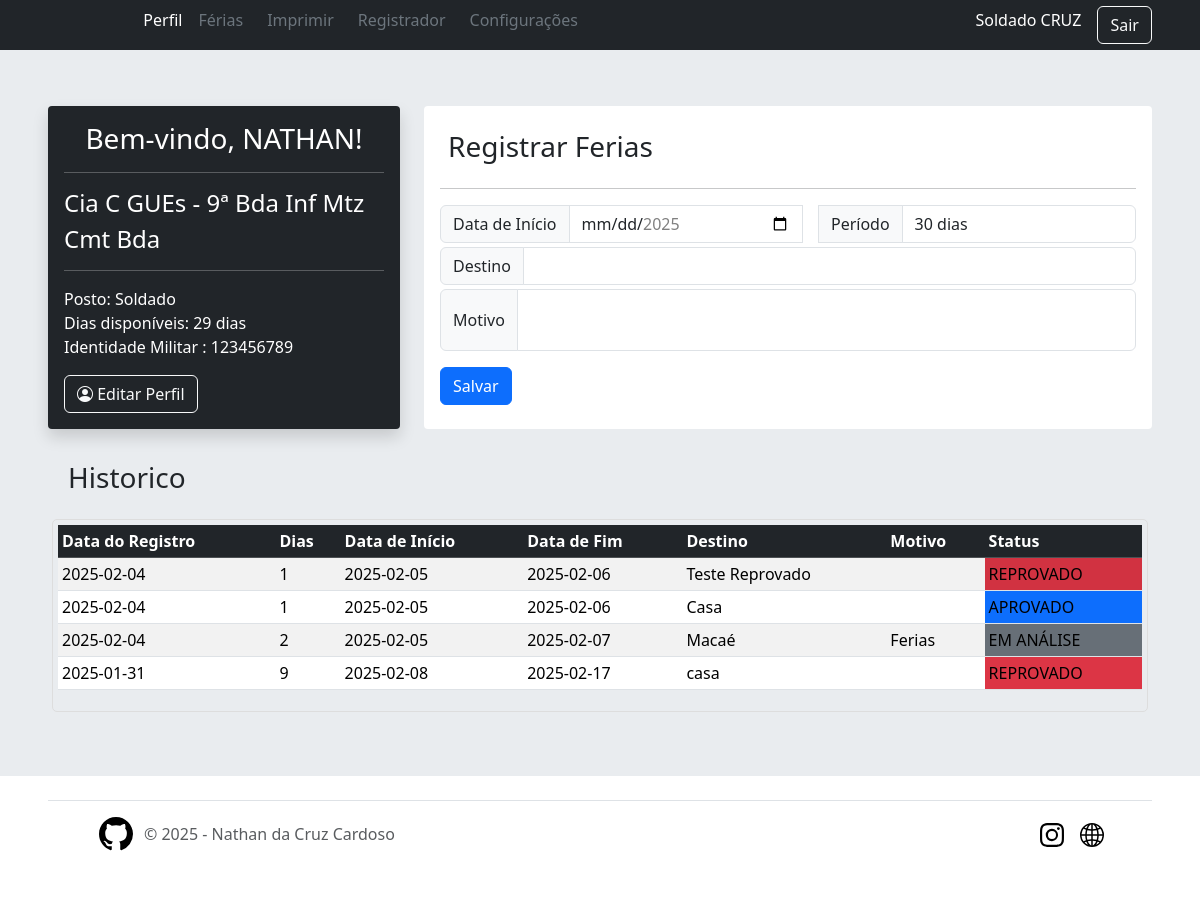
The app's page /user/ (signed in), older data.
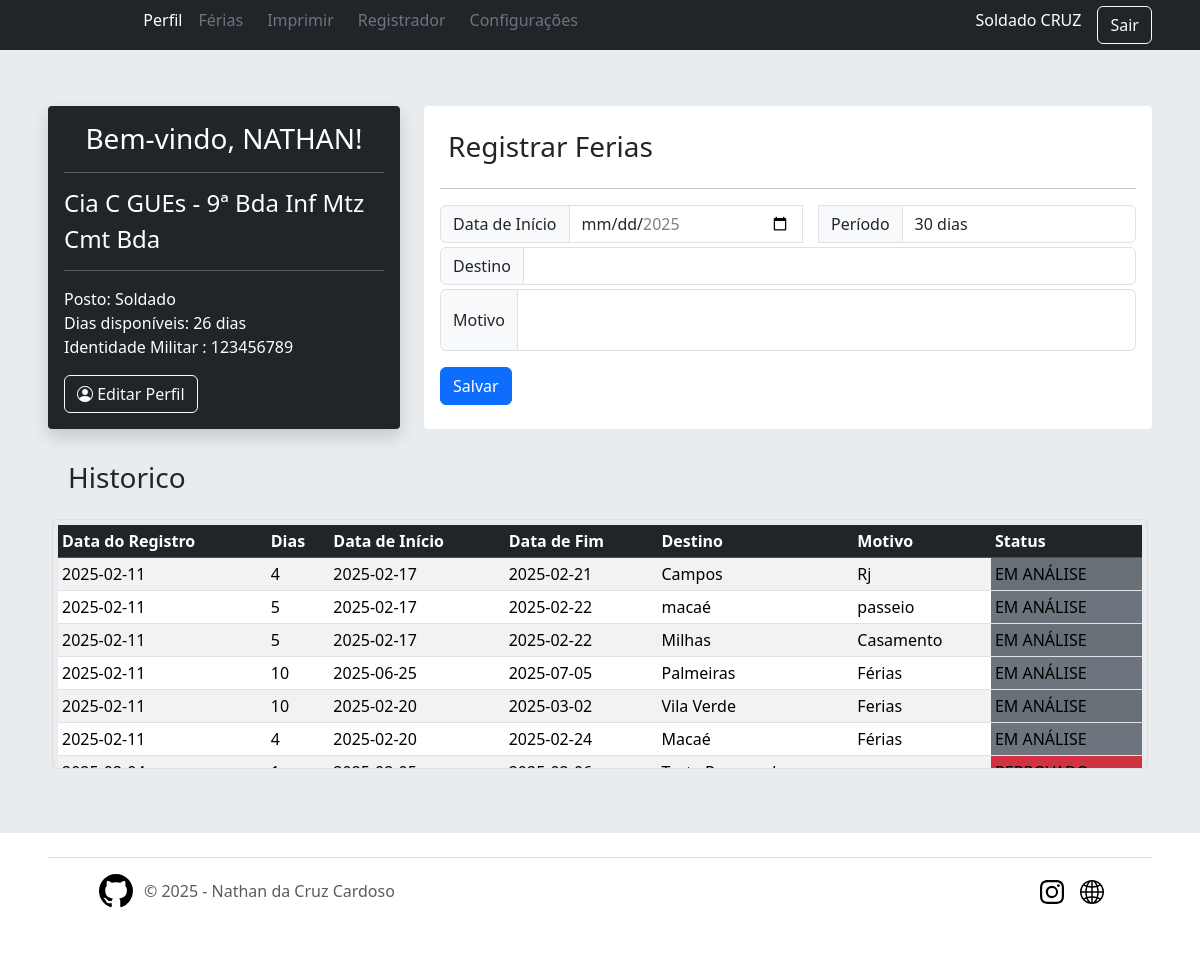
The same page, newer data.
### app/models/tables.py (models this page shows, shortened)
class Patente(db.Model):
    __tablename__ = 'patentes'
    id = db.Column(db.Integer, primary_key=True)
    abrev = db.Column(db.String(50), nullable=False)
    posto = db.Column(db.String(50), nullable=False)
    users = db.relationship("User",  back_populates='patente')

class User(db.Model, UserMixin):
    __tablename__ = "users"
    id = db.Column(db.Integer, primary_key=True, nullable=False)
    username = db.Column(db.String(30), nullable=False)
    password = db.Column(db.String(255), nullable=False)  # Aumentando o tamanho para suporte a hash
    military_id = db.Column(db.String(30), unique=True, nullable=False)
    nome_completo = db.Column(db.String(30), unique=True, nullable=False)
    nome_guerra = db.Column(db.String(30), nullable=False)
    data_nascimento = db.Column(db.Date, nullable=False)
    nivel = db.Column(db.Integer, nullable=False, default=0)
    dias_disp = db.Column(db.Integer, nullable=False)
    email = db.Column(db.String(30), unique=True, nullable=False)
    telefone = db.Column(db.String(30), unique=True, nullable=False)
    fg_secao_id = db.Column(db.Integer, db.ForeignKey('secoes.id'), nullable=False)
    fg_organization_id = db.Column(db.Integer, db.ForeignKey('organizacoes.id'), nullable=False)
    fg_patente_id = db.Column(db.Integer, db.ForeignKey('patentes.id'), nullable=False)
    patente = db.relationship("Patente",  back_populates='users')
    organizacao = db.relationship("Organizacao",  back_populates='users')
    secao = db.relationship("Secao",  back_populates='users')
    ferias = db.relationship("Vacation",  back_populates='user')

class Organizacao(db.Model):
    __tablename__ = 'organizacoes'
    id = db.Column(db.Integer, primary_key=True)
    abrev = db.Column(db.String(50), nullable=False)
    name = db.Column(db.String(100), nullable=False)
    users = db.relationship("User",  back_populates='organizacao')

class Secao(db.Model):
    __tablename__ = 'secoes'
    id = db.Column(db.Integer, primary_key=True)
    section = db.Column(db.String(50), nullable=False)
    email = db.Column(db.String(100), nullable=False)
    users = db.relationship("User",  back_populates='secao')

class Vacation(db.Model):
    __tablename__ = "vacations"
    id = db.Column(db.Integer, primary_key=True, nullable=False)
    data_inicio = db.Column(db.Date, nullable=False)
    data_fim = db.Column(db.Date, nullable=False)
    data_registro = db.Column(db.Date, nullable=False)
    data_retorno = db.Column(db.Date, nullable=False)
    destino = db.Column(db.String(30), nullable=False)
    motivo = db.Column(db.String(255))
    dias = db.Column(db.Integer, nullable=False)
    fg_users_id = db.Column(db.Integer, db.ForeignKey('users.id'), nullable=False)
    fg_states_id = db.Column(db.Integer, db.ForeignKey('states.id'), nullable=False)
    user = db.relationship("User", back_populates='ferias')
    state = db.relationship("State", back_populates='ferias')

class State(db.Model):
    __tablename__ = 'states'
    id = db.Column(db.Integer, primary_key=True)
    abrev = db.Column(db.String(50), nullable=False)
    desc = db.Column(db.String(50), nullable=False)
    ferias = db.relationship("Vacation", back_populates='state')

### app/routes/user.py (the view, shortened to what this page needs)
@user_bp.route('/', methods=['GET', 'POST'])
def home():
    my_vacations = Vacation.query.filter_by(fg_users_id=current_user.id).order_by(Vacation.id.desc()).all()
    form = VacationForm()
    return render_template("user/home.html", form=form, ferias=my_vacations)

### app/models/forms.py (shortened to what this page needs)
class VacationForm(FlaskForm):
    periodo_dias = [('1', '30 dias'), ('2', '25 dias'), ('3', '20 dias'), ('4', '15 dias'), ('4', '10 dias'),('4', '5 dias')]
    data_inicio = DateField(
        "Data de Início",
        format='%Y-%m-%d',
        validators=[DataRequired()],
        render_kw={
            'min': (date.today() + timedelta(days=1)).strftime('%Y-%m-%d'),
            'max': date(date.today().year, 12, 31).strftime('%Y-%m-%d')
        }
    )
    periodo = SelectField("Período", choices=periodo_dias, validators=[DataRequired()])
    destino = StringField("Destino", validators=[DataRequired()])
    motivo = TextAreaField("Motivo")
    detalhes = StringField("Detalhes")
    submit = SubmitField('Salvar')

### app/controllers/home.py (called while the page is built)
@lm.user_loader
def load_user(user_id):
    return User.query.get(int(user_id))

### app/routes/user.py (called while the page is built)
@user_bp.before_request
@login_required
def require_login():
    pass

### app/templates/user/home.html (shortened to what this page needs)
{% extends 'layouts/base.html' %}
{% block content %}
<div class="row">
    <div class="col-lg-4">
        <div class="text-bg-dark bg-dark p-3 rounded-1 shadow">
            <h3 class="text-center">Bem-vindo, {{ current_user.nome_completo.split(' ')[0] }}!</h3>
            <hr>
            <h4>{{ current_user.organizacao.name }}</h4>
            <h4>{{ current_user.secao.section }}</h4>
            <hr>
            <p>
                Posto: {{ current_user.patente.posto }} <br>
                Dias disponíveis: {{ current_user.dias_disp }} dias <br>
                Identidade Militar : {{ current_user.military_id }}
            </p>
            <a href="{{ url_for('user.profile') }}" class="btn btn-outline-light"><i class="bi bi-person-circle"></i> Editar Perfil</a>
        </div>
    </div>
    <div class="col-lg-8 mt-lg-0 mt-2">
        <div class="bg-white p-3 rounded-1 h-100 ">
        {% if current_user.dias_disp > 0 %}
            <form action="{{ url_for('user.home') }}" method="post">
                <h1 class="h3 p-2">Registrar Ferias</h1>
                <hr>
                <div class="input-group">
                    {{ form.data_inicio.label(class="input-group-text") }}
                    {{ form.data_inicio(class="form-control", id="data-inicio") }}
                    {{ form.periodo.label(class="input-group-text") }}
                    {{ form.periodo(class="form-control", id="periodo") }}
                </div>
                <div class="input-group my-1 ">
                    <label for="destino" class="input-group-text">Destino</label>
                    {{ form.destino(class="form-control", id="destino") }}
                </div>
                <div class="input-group my-1 ">
                    {{ form.motivo.label(class="input-group-text") }}
                    {{ form.motivo(class="form-control", maxlength="250", style="resize: none;") }}
                </div>
                <div class="">
                    {{ form.submit(class="btn btn-primary") }}
                </div>
                {% else %}
                <div class="text-center">
                    <h1 class="h3 p-2 text-bg-warning text-white"> <strong>Aviso:</strong></h1>
                    <h1 class="text-info text-black pt-lg-5 pt-3 h1"> <i class="bi bi-calendar-x"></i> <br> <strong> Seus dias de dispensa terminaram! </strong></h1>
                </div>
                {% endif %}
            </form>
        </div>
    </div>
    <div class="col-12 p-3">
        <h3 class=" p-3">Historico</h3>
            <div style="max-height: 250px; overflow-y: auto; border: 1px solid #ddd; border-radius: 5px; padding: 5px;">
                <table class="table table-sm table-striped">
                    <thead class="table-dark">
                        <tr>
                            <th>Data do Registro</th>
                            <th>Dias</th>
                            <th>Data de Início</th>
                            <th>Data de Fim</th>
                            <th>Destino</th>
                            <th>Motivo</th>
                            <th>Status</th>
                        </tr>
                    </thead>
                    <tbody>
                        {% for f in ferias %}
                        <tr>
                            <td>{{ f.data_registro }}</td>
                            <td>{{ f.dias }}</td>
                            <td>{{ f.data_inicio }}</td>
                            <td>{{ f.data_fim }}</td>
                            <td>{{ f.destino }}</td>
                            <td>{{ f.motivo }}</td>
                            {% if f.state.id == 1 %}
                                <td class="bg-secondary">{{ f.state.desc }}</td>
                                {% elif f.state.id == 2 %}
                                <td class="bg-primary">{{ f.state.desc }}</td>
                                {% elif f.state.id == 3 %}
                                <td class="bg-danger">{{ f.state.desc }}</td>
                                {% elif f.state.id == 4 %}
                                <td class="bg-success">{{ f.state.desc }}</td>
                                {% elif f.state.id == 5 %}
                                <td class="bg-warning">{{ f.state.desc }}</td>
                                {% elif f.state.id == 6 %}
                                <td class="bg-secondary">{{ f.state.desc }}</td>
                                {% endif %}
                        </tr>
                        {% endfor %}
                    </tbody>
                </table>
            </div>
    </div>
</div>
{% endblock %}

### app/templates/layouts/base.html (shortened to what this page needs)
<!DOCTYPE html>
<html lang="pt-br">
<head>
    <link href="https://cdn.jsdelivr.net/npm/bootstrap@5/dist/css/bootstrap.min.css" rel="stylesheet">
    <link href="{{ url_for('static', filename = 'css/sticky-footer.css')}}" rel="stylesheet" >
    <link href="{{ url_for('static', filename = 'css/sign-in.css')}}" rel="stylesheet" >
    <link rel="stylesheet" href="https://cdn.jsdelivr.net/npm/bootstrap-icons@1/font/bootstrap-icons.css">
</head>
    <body class="d-flex flex-column min-vh-100">
            {% include "shared/header.html" %}
            {% include "shared/flashes.html" %}
            <div class="bg-body-secondary flex-grow-1 p-5">
            {% block content %}{% endblock %}
            </div>
            {% include "shared/footer.html" %}
    </body>
</html>

### app/templates/shared/header.html (shortened to what this page needs)
<header class="text-bg-dark shadow">
  <div class="container-fluid">
    <div class="row mx-3 align-items-center">
      <div class="col-1 p-2 order-1">
      </div>
      {% if current_user.is_authenticated %}
      <div class="col-12 col-md-8 order-md-3 order-4 ">
        {% include 'layouts/navbar.html' %}
      </div>
      <div class="col-md-3 col-11 hstack order-3 accordion justify-content-end">
        <h6 class="me-3" role="search">{{ current_user.patente.posto + " " + current_user.nome_guerra }}</h6>
        <a href="{{ url_for('user.logout') }}" class="btn btn-outline-light me-2">Sair</a>
      </div>
      {% endif %}
    </div>
  </div>
</header>

### app/templates/layouts/navbar.html
<ul class="nav nav-underline mb-2 justify-content-md-start justify-content-center pe-auto">
  <li><a href="{{ url_for('user.home') }}" class="nav-link ms-2 {% if request.endpoint == 'user.home' %}text-white{% else %}text-secondary{% endif %}">Perfil</a></li>
  {% if current_user.nivel >= 2 %}
    <li><a href="{{ url_for('user.ferias') }}" class="nav-link {% if request.endpoint == 'user.ferias' %}text-white{% else %}text-secondary{% endif %}">Férias</a></li>
     <li><a href="{{ url_for('user.imprimir') }}" class="nav-link ms-2 {% if request.endpoint == 'user.imprimir' %}text-white{% else %}text-secondary{% endif %}">Imprimir</a></li>
  {% endif %}
  {% if current_user.nivel >= 3 %}
    <li><a href="{{ url_for('user.register') }}" class="nav-link ms-2 {% if request.endpoint == 'user.register' %}text-white{% else %}text-secondary{% endif %}">Registrador</a></li>
    <li><a href="{{ url_for('user.config') }}" class="nav-link ms-2 {% if request.endpoint == 'user.config' %}text-white{% else %}text-secondary{% endif %}">Configurações</a></li>
  {% endif %}
</ul>

### app/templates/shared/flashes.html (shortened to what this page needs)
{% with messages = get_flashed_messages(with_categories=True) %}
<div class=" bg-body-secondary p-1 m-0">
</div>
{% endwith %}

### app/templates/shared/footer.html (shortened to what this page needs)
<div class="container-fluid px-5">
  <footer class="d-flex flex-wrap justify-content-between align-items-center py-3 pb-4 px-5 my-4 border-top">
    <div class="col-md-4 d-flex align-items-center">
      <a href="https://github.com/NathanCruzOficial" class="mb-3 me-2 mb-md-0 text-body-secondary text-decoration-none lh-1">
        <svg class="bi" width="40" height="34"><use xlink:href="#github"/></svg>
      </a>
      <span class="mb-3 mb-md-0 text-body-secondary">&copy; 2025 - Nathan da Cruz Cardoso</span>
    </div>
    <ul class="nav col-md-4 justify-content-end list-unstyled d-flex">
      <li class="ms-3"><a class="text-body-secondary" href="https://www.instagram.com/9bdainfmtz_exercito/"><svg class="bi" width="24" height="24"><use xlink:href="#instagram"/></svg></a></li>
      <li class="ms-3"><a class="text-body-secondary" href="http://www.9bdainfmtz.eb.mil.br/"><svg class="bi" width="24" height="24"><use xlink:href="#site"/></svg></a></li>
    </ul>
  </footer>
</div>

### app/static/css/sign-in.css (style rules this page uses)
html, body { height: 100%; }

Row changes from the older to the newer data that the page shows:
no longer on this page (row unchanged): Vacation: data_registro "2025-02-04", dias "1", data_inicio "2025-02-05", data_fim "2025-02-06", destino "Casa", state.desc "APROVADO"
no longer on this page (row unchanged): Vacation: data_registro "2025-02-04", dias "2", data_inicio "2025-02-05", data_fim "2025-02-07", destino "Macaé", motivo "Ferias", state.desc "EM ANÁLISE"
no longer on this page (row unchanged): Vacation: data_registro "2025-01-31", dias "9", data_inicio "2025-02-08", data_fim "2025-02-17", destino "casa", state.desc "REPROVADO"
changed User "NATHAN": dias_disp "29" → "26"
added Vacation: data_registro "2025-02-11", dias "4", data_inicio "2025-02-17", data_fim "2025-02-21", destino "Campos", motivo "Rj", state.desc "EM ANÁLISE"
added Vacation: data_registro "2025-02-11", dias "5", data_inicio "2025-02-17", data_fim "2025-02-22", destino "macaé", motivo "passeio", state.desc "EM ANÁLISE"
added Vacation: data_registro "2025-02-11", dias "5", data_inicio "2025-02-17", data_fim "2025-02-22", destino "Milhas", motivo "Casamento", state.desc "EM ANÁLISE"
added Vacation: data_registro "2025-02-11", dias "10", data_inicio "2025-06-25", data_fim "2025-07-05", destino "Palmeiras", motivo "Férias", state.desc "EM ANÁLISE"
added Vacation: data_registro "2025-02-11", dias "10", data_inicio "2025-02-20", data_fim "2025-03-02", destino "Vila Verde", motivo "Ferias", state.desc "EM ANÁLISE"
added Vacation: data_registro "2025-02-11", dias "4", data_inicio "2025-02-20", data_fim "2025-02-24", destino "Macaé", motivo "Férias", state.desc "EM ANÁLISE"
